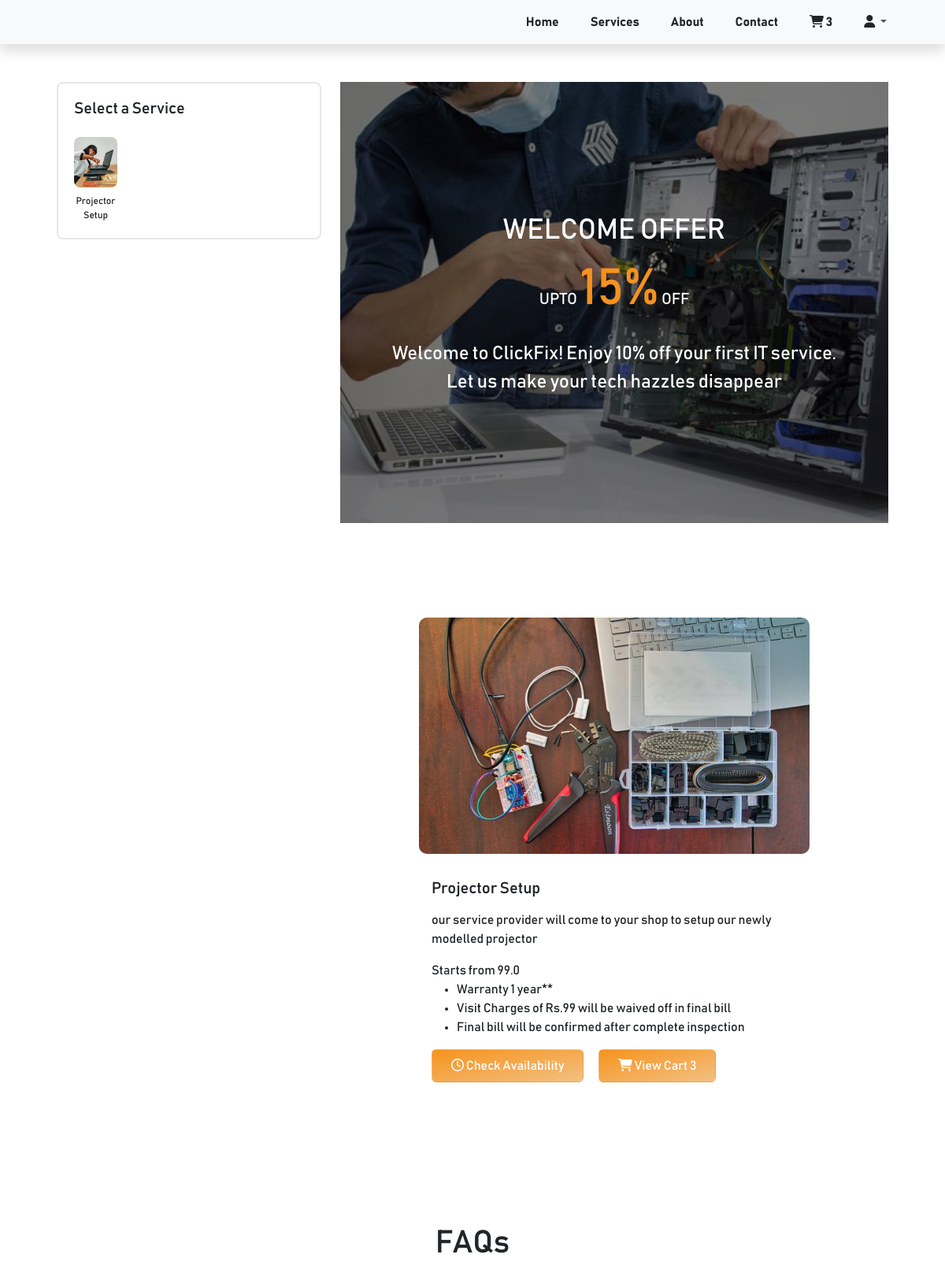
The app's page /service/laptop-repair-upgradation-installation/ (signed in, upper part), older data.
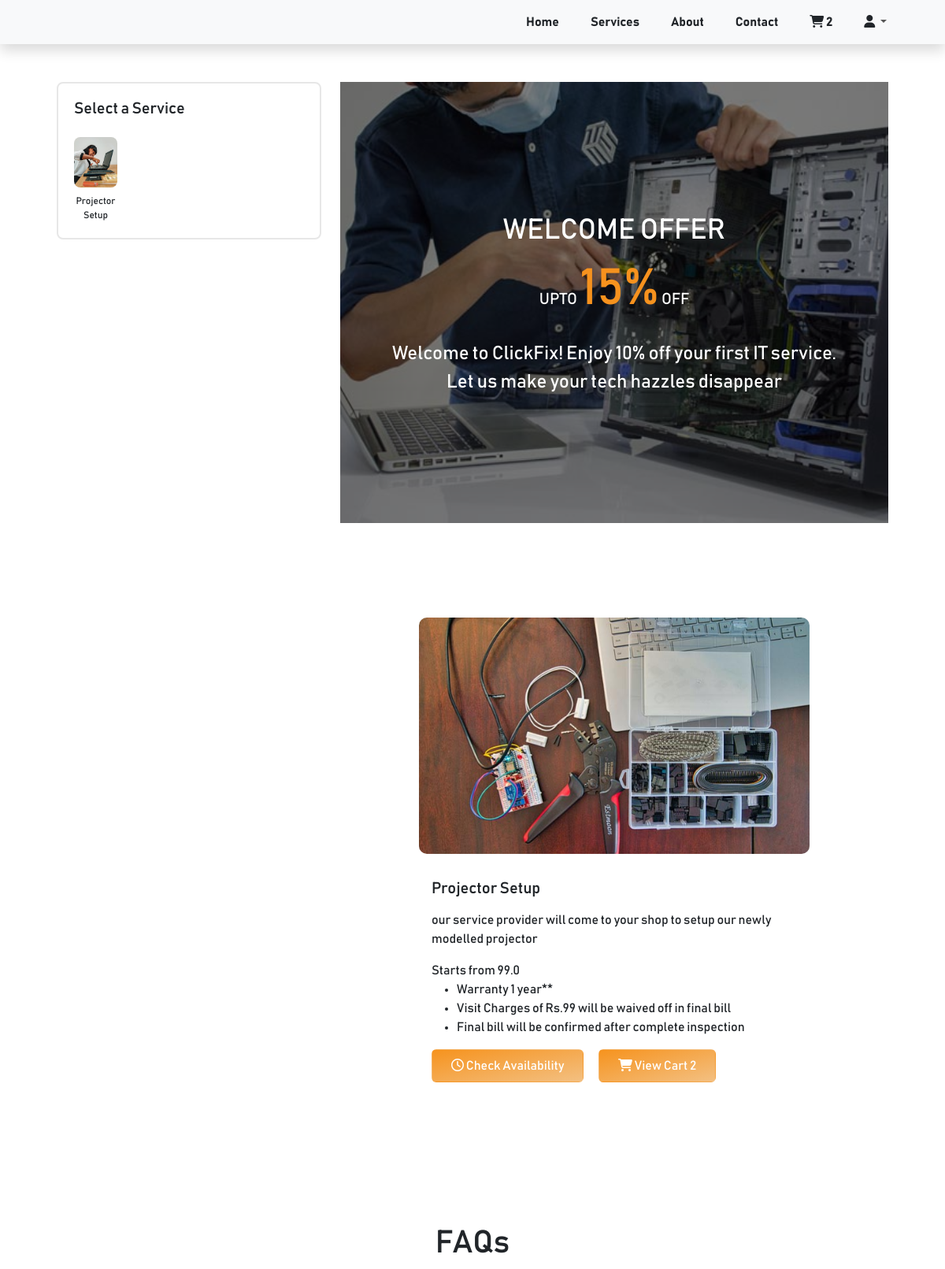
The same page, newer data.
### cart/models.py (models this page shows, shortened)
class Cart(models.Model):
    class Meta:
        verbose_name_plural = 'Cart'
    user = models.ForeignKey(Profile, on_delete=models.CASCADE, null=True, blank=True)
    session_id = models.CharField(max_length=100, null=True, blank=True)
    coupon = models.ForeignKey(Coupon, on_delete=models.SET_NULL, null=True, blank=True)
    created_at = models.DateTimeField(auto_now_add=True)
    updated_at = models.DateTimeField(auto_now=True)
    @property
    def num_of_items(self):
        cartitems = self.cartitems.all()
        quantity =  sum([item.quantity for item in cartitems])
        return quantity

class CartItem(models.Model):
    class Meta:
        verbose_name_plural = 'Cart Items'
    TIME_SLOTS = (
        ("10am-12pm", "10am-12pm"),
        ("12pm-2pm", "12pm-2pm"),
        ("2pm-4pm", "2pm-4pm"),
        ("4pm-7pm", "4pm-7pm"),
    )
    sub_service = models.ForeignKey(SubServices, on_delete=models.CASCADE)
    cart = models.ForeignKey(Cart, on_delete=models.CASCADE, related_name="cartitems")
    quantity = models.IntegerField(default=0)
    start_date = models.DateField(null=True)
    time_slot = models.CharField(max_length=20, choices=TIME_SLOTS, default=1)

### clickfix/views.py (the view)
# urls.py: path('service/<slug:service_name>/', views.individual_service, name='individual_service'),
def individual_service(request, service_name, search_data=None):
    service = Services.objects.get(slug=service_name)
    sub_services = SubServices.objects.filter(service=service)
    deals = deals_and_discount.objects.all()
    cart = get_cart(request)
    date_list = []
    for i in range(7):
        date_list.append(datetime.today() + timedelta(days=i))
    data = {}
    data['sub_services'] = sub_services
    data['timeline'] = date_list
    data['cart'] = cart
    data['deals_and_discount'] = deals
    data['service'] = service
    if search_data:
        data['search_data'] = search_data
    return render(request, 'individual_service.html', data)

### clickfix/views.py (called while the page is built)
def get_cart(request):
    try:
        if request.user.is_authenticated:
            cart = Cart.objects.get(user=request.user)
        else:
            cart = Cart.objects.get(session_id=request.session['nonuser'])
    except:
        cart = None
    return cart

### templates/individual_service.html (shortened to what the changed rows need)
{% extends 'base.html' %}
{% load static %}
{% block content %}
    {% include 'includes/navbar.html' %}
    <section id="individual_service">
        <div class="row mt-5" style="width: 90%; margin: auto;">
            <div class="col-md-8">
                {% if service.show_contact_form %}
                <div class="service_detail_container">
                    {% for service in sub_services %}
                        <div class="card py-4 mb-4 border-0" id="sub_service_{{service.id}}">
                            <img class="img-fluid service_img" src="{{ service.sub_service_main_image.url }}" alt="...">
                            <div class="card-body">
                                <div class="card-title my-3">
                                    <h5>{{service.sub_service_name}} </h5>
                                </div>
                                <p class="card-text">{{ service.description|safe}} </p>
                                <div class="mb-3">
                                    {{ service.sub_service_price }}
                                    {{ service.price_details|safe }}
                                </div>
                                <button class="btn py-2 px-4 text-white btn_color me-3 mb-3" data-bs-toggle="modal" data-bs-target="#bookCallModal"><i class="fa-solid fa-phone me-2"></i> Book a Call</button>
                            </div>
                        </div>
                        {% if not forloop.last %}
                        <div class="mt-2 mb-5" style="border: 1px solid #e7e7e7;"></div>
                        {% endif %}
                    {% endfor %}
                </div>
                <div class="modal fade" id="bookCallModal">
                    <div class="modal-dialog">
                        <div class="modal-content">
                            <div class="modal-header">
                                <h1 class="modal-title fs-5" id="myModalLabel">
                                    Booking Details?
                                </h1>
                                <button class="btn-close" data-bs-dismiss="modal"></button>
                            </div>
                            <div class="modal-body">
                                {% if service.show_rent_form %}
                                <form action="{% url 'clickfix:book_rent_call' %}" method="post">
                                    {% csrf_token %}
                                    <select class="form-select mb-2" name="product" id="products">
                                        <option disabled selected>Select Product needed on Rent</option>
                                        <option value="laptop">Laptop on Rent</option>
                                        <option value="desktop">Desktop on Rent</option>
                                        <option value="printer">Printer on Rent</option>
                                        <option value="projector">Projector on Rent</option>
                                    </select>
                                    <input class="form-control mb-2" name="full_name" type="text" placeholder="Full Name" required>
                                    <input class="form-control mb-2" name="contact_number" type="text" placeholder="Contact Number" required>
                                    <input class="form-control mb-2" name="quantity" type="number" placeholder="Quantity" required>
                                    <input class="form-control mb-2" name="duration" type="number" placeholder="Duration (in days)" required>
                                    <textarea class="form-control" name="description" cols="30" rows="5" placeholder="What is the Utility of product being taken?" required></textarea>
                                    <button class="btn py-2 px-4 mt-5 text-white btn_color w-100" type="submit">Book Call</button>
                                </form>
                                {% else %}
                                <form action="{% url 'clickfix:book_amc_call' %}" method="post">
                                    {% csrf_token %}
                                    <input class="form-control mb-2" name="full_name" type="text" placeholder="Full Name" required>
                                    <input class="form-control mb-2" name="contact_number" type="text" placeholder="Contact Number" required>
                                    <textarea class="form-control" name="description" cols="30" rows="5" placeholder="Description of assets to be included in amc?" required></textarea>
                                    <button class="btn py-2 px-4 mt-5 text-white btn_color w-100" type="submit">Book Call</button>
                                </form>
                                {% endif %}
                            </div>
                        </div>
                    </div>
                </div>
                {% else %}
                <div class="service_detail_container">
                        {% for service in sub_services %}
                        <div class="card py-4 mb-4 border-0" id="sub_service_{{service.id}}">
                            <img class="img-fluid service_img" src="{{ service.sub_service_main_image.url }}" alt="...">
                            <div class="card-body">
                                <div class="card-title my-3">
                                    <h5>{{service.sub_service_name}} </h5>
                                </div>
                                <p class="card-text">{{ service.description|safe}} </p>
                                <div class="mb-3">
                                    Starts from {{ service.sub_service_price }}
                                    {{ service.price_details|safe }}
                                </div>
                                <button class="btn py-2 px-4 text-white btn_color me-3 mb-3" onclick="bookService('{{service.id}}')" data-bs-toggle="modal" data-bs-target="#bookAppointmentModal"><i class="fa-regular fa-clock"></i> Check Availability</button>
                                <a href="{% url 'cart:cart' %}" class="btn py-2 px-4 text-white btn_color mb-3"><i class="fa-solid fa-cart-shopping"></i> View Cart <span class="num_of_items">{{cart.num_of_items}}</span></a>
                            </div>
                        </div>
                    {% endfor %}
                </div>
                {% endif %}
            </div>
        </div>
    </section>
    <section class="container w-75" style="margin-top: 100px; margin-bottom: 100px;">
        <h1 class="text-center mb-5">FAQs</h1>
    </section>
{% endblock %}

### templates/includes/navbar.html (shortened to what this page needs)
{% load static %}
    <nav class="navbar navbar-expand-lg navbar-light bg-light shadow">
        <div class="container">
          <div class="collapse navbar-collapse" id="navbarSupportedContent">
            <ul class="navbar-nav ms-auto">
                <li class="nav-item"><a class="nav-link text-dark fw-bold me-4" aria-current="page" href="{% url 'clickfix:home' %}">Home</a></li>
                <li class="nav-item"><a class="nav-link text-dark fw-bold me-4" href="{% url 'clickfix:home' %}#services">Services</a></li>
                <li class="nav-item"><a class="nav-link text-dark fw-bold me-4" href="{% url 'clickfix:home' %}#about">About</a></li>
                <li class="nav-item"><a class="nav-link text-dark fw-bold me-4" href="{% url 'clickfix:home' %}#contact_form">Contact</a></li>
                <li class="nav-item">
                  <a class="nav-link text-dark fw-bold me-4" href="{% url 'cart:cart' %}">
                    <i class="fa-solid fa-cart-shopping"></i> <span class="num_of_items">{{cart.num_of_items}}</span>
                  </a>
                </li>
                <li class="nav-item dropdown me-4 pull-right">
                  <a class="nav-link dropdown-toggle" href="#" id="navbarDropdown" role="button" data-bs-toggle="dropdown" aria-expanded="false">
                    <i class="fa-solid fa-user text-dark"></i>
                  </a>
                </li>
            </ul>
          </div>
        </div>
      </nav>

Row changes from the older to the newer data that the page shows:
removed Cart: num_of_items "3"
added Cart: num_of_items "2"
